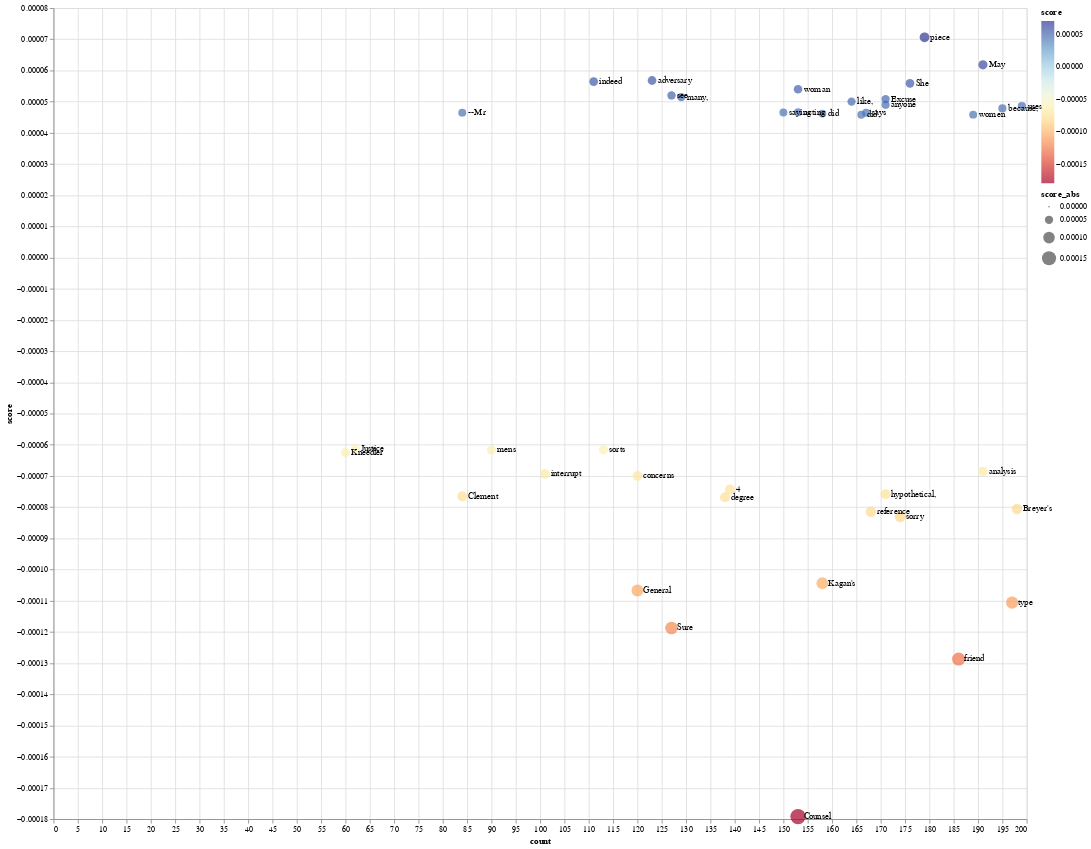

The notebook cell saved with this chart:
### Markdown cell above
### High-level result

(Run code in cells below first or `make_plot` won't run)

### Code cell
make_plot(tops_words)  # this line needs the code below to run. I wanted to start with the high-level takeaway. Run the cells below to get this line to work

### Figure 1 — Vega-Lite specification as saved in the notebook (floating-point values rounded to 4 significant figures)
{"config": {"view": {"continuousWidth": 400, "continuousHeight": 300}}, "layer": [{"mark": "circle", "encoding": {"color": {"field": "score", "scale": {"scheme": "redyellowblue"}, "type": "quantitative"}, "size": {"field": "score_abs", "type": "quantitative"}, "x": {"field": "count", "type": "quantitative"}, "y": {"field": "score", "type": "quantitative"}}, "height": 1000, "width": 1200}, {"mark": {"type": "text", "align": "left", "baseline": "middle", "dx": 7}, "encoding": {"text": {"field": "label", "type": "nominal"}, "x": {"field": "count", "type": "quantitative"}, "y": {"field": "score", "type": "quantitative"}}, "height": 1000, "width": 1200}], "data": {"name": "data-23aaa92cf80126ff3be8d540b0e5755e"}, "$schema": "https://vega.github.io/schema/vega-lite/v4.17.0.json", "datasets": {"data-23aaa92cf80126ff3be8d540b0e5755e": [{"score": 4.579e-05, "phrase": "did,", "count": 166, "score_abs": 4.579e-05, "label": "did,"}, {"score": 4.585e-05, "phrase": "women", "count": 189, "score_abs": 4.585e-05, "label": "women"}, {"score": 4.618e-05, "phrase": "did.", "count": 158, "score_abs": 4.618e-05, "label": "did"}, {"score": 4.643e-05, "phrase": "says.", "count": 167, "score_abs": 4.643e-05, "label": "says"}, {"score": 4.649e-05, "phrase": "--Mr.", "count": 84, "score_abs": 4.649e-05, "label": "--Mr"}, {"score": 4.656e-05, "phrase": "saying.", "count": 150, "score_abs": 4.656e-05, "label": "saying"}, {"score": 4.664e-05, "phrase": "acting", "count": 153, "score_abs": 4.664e-05, "label": "acting"}, {"score": 4.785e-05, "phrase": "because,", "count": 195, "score_abs": 4.785e-05, "label": "because,"}, {"score": 4.858e-05, "phrase": "uses", "count": 199, "score_abs": 4.858e-05, "label": "uses"}, {"score": 4.9e-05, "phrase": "anyone", "count": 171, "score_abs": 4.9e-05, "label": "anyone"}, {"score": 5.002e-05, "phrase": "like,", "count": 164, "score_abs": 5.002e-05, "label": "like,"}, {"score": 5.083e-05, "phrase": "Excuse", "count": 171, "score_abs": 5.083e-05, "label": "Excuse"}, {"score": 5.146e-05, "phrase": "many,", "count": 129, "score_abs": 5.146e-05, "label": "many,"}, {"score": 5.201e-05, "phrase": "see.", "count": 127, "score_abs": 5.201e-05, "label": "see"}, {"score": 5.399e-05, "phrase": "woman", "count": 153, "score_abs": 5.399e-05, "label": "woman"}, {"score": 5.588e-05, "phrase": "She", "count": 176, "score_abs": 5.588e-05, "label": "She"}, {"score": 5.645e-05, "phrase": "indeed", "count": 111, "score_abs": 5.645e-05, "label": "indeed"}, {"score": 5.68e-05, "phrase": "adversary", "count": 123, "score_abs": 5.68e-05, "label": "adversary"}, {"score": 6.182e-05, "phrase": "May", "count": 191, "score_abs": 6.182e-05, "label": "May"}, {"score": 7.065e-05, "phrase": "piece", "count": 179, "score_abs": 7.065e-05, "label": "piece"}, {"score": -0.0001792, "phrase": "Counsel.", "count": 153, "score_abs": 0.0001792, "label": "Counsel"}, {"score": -0.0001287, "phrase": "friend", "count": 186, "score_abs": 0.0001287, "label": "friend"}, {"score": -0.0001187, "phrase": "Sure.", "count": 127, "score_abs": 0.0001187, "label": "Sure"}, {"score": -0.0001106, "phrase": "type", "count": 197, "score_abs": 0.0001106, "label": "type"}, {"score": -0.0001067, "phrase": "General.", "count": 120, "score_abs": 0.0001067, "label": "General"}, {"score": -0.0001044, "phrase": "Kagan's", "count": 158, "score_abs": 0.0001044, "label": "Kagan's"}, {"score": -8.312e-05, "phrase": "sorry", "count": 174, "score_abs": 8.312e-05, "label": "sorry"}, {"score": -8.145e-05, "phrase": "reference", "count": 168, "score_abs": 8.145e-05, "label": "reference"}, {"score": -8.059e-05, "phrase": "Breyer's", "count": 198, "score_abs": 8.059e-05, "label": "Breyer's"}, {"score": -7.681e-05, "phrase": "degree", "count": 138, "score_abs": 7.681e-05, "label": "degree"}, {"score": -7.653e-05, "phrase": "Clement.", "count": 84, "score_abs": 7.653e-05, "label": "Clement"}, {"score": -7.586e-05, "phrase": "hypothetical,", "count": 171, "score_abs": 7.586e-05, "label": "hypothetical,"}, {"score": -7.433e-05, "phrase": "4", "count": 139, "score_abs": 7.433e-05, "label": "4"}, {"score": -6.999e-05, "phrase": "concerns", "count": 120, "score_abs": 6.999e-05, "label": "concerns"}, {"score": -6.931e-05, "phrase": "interrupt", "count": 101, "score_abs": 6.931e-05, "label": "interrupt"}, {"score": -6.855e-05, "phrase": "analysis", "count": 191, "score_abs": 6.855e-05, "label": "analysis"}, {"score": -6.254e-05, "phrase": "Kneedler.", "count": 60, "score_abs": 6.254e-05, "label": "Kneedler"}, {"score": -6.167e-05, "phrase": "mens", "count": 90, "score_abs": 6.167e-05, "label": "mens"}, {"score": -6.162e-05, "phrase": "sorts", "count": 113, "score_abs": 6.162e-05, "label": "sorts"}, {"score": -6.125e-05, "phrase": "Justice.", "count": 62, "score_abs": 6.125e-05, "label": "Justice"}]}}
